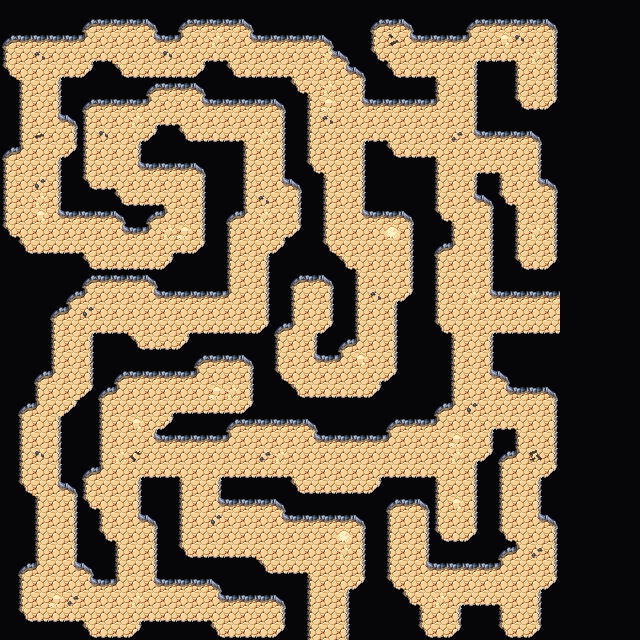

Below is a game level as drawn by its tile map, then a one-line description and the .tmx that defines it (tile-layer data replaced by summaries):
An orthogonal 40x40 tile map with 16x16 px tiles, 4 tile layers (Collision, Background, Walls, Clutter), 2 tilesets and 2 objects.

<map version="1.5" tiledversion="1.7.2" orientation="orthogonal" renderorder="right-down" width="40" height="40" tilewidth="16" tileheight="16" infinite="0" nextlayerid="7" nextobjectid="63">
 <editorsettings>
  <export target="wastetown..tmx" format="tmx" />
 </editorsettings>
 <tileset firstgid="1" source="../../../tileset/main.tsx" />
 <tileset firstgid="3477" source="../../../tileset/buildings.tsx" />
 <layer id="6" name="Collision" width="40" height="40">
  <data>[1600 cells, 0 non-empty, 0 distinct tile ids]</data>
 </layer>
 <layer id="1" name="Background" width="40" height="40">
  <data>[1600 cells, 1600 non-empty, 1 distinct tile ids]</data>
 </layer>
 <layer id="2" name="Walls" width="40" height="40">
  <data>[1600 cells, 1234 non-empty, 18 distinct tile ids]</data>
 </layer>
 <layer id="3" name="Clutter" width="40" height="40">
  <properties>
   <property name="spriteLayer" type="bool" value="true" />
  </properties>
  <data>[1600 cells, 50 non-empty, 12 distinct tile ids]</data>
 </layer>
 <objectgroup id="4" name="Objects">
  <object id="60" template="../../../obj/door_left.tx" x="542" y="322">
   <properties>
    <property name="teleport" value="../common/maps/map/cave/cave_multilevel_4/cave_23E3.tmx" />
    <property name="teleportObjectId" value="59" />
   </properties>
  </object>
  <object id="62" template="../../../obj/door_up.tx" x="319.688" y="637.409">
   <properties>
    <property name="teleport" value="../common/maps/map/cave/cave_multilevel_4/cave_23F2.tmx" />
    <property name="teleportObjectId" value="61" />
   </properties>
  </object>
 </objectgroup>
</map>
